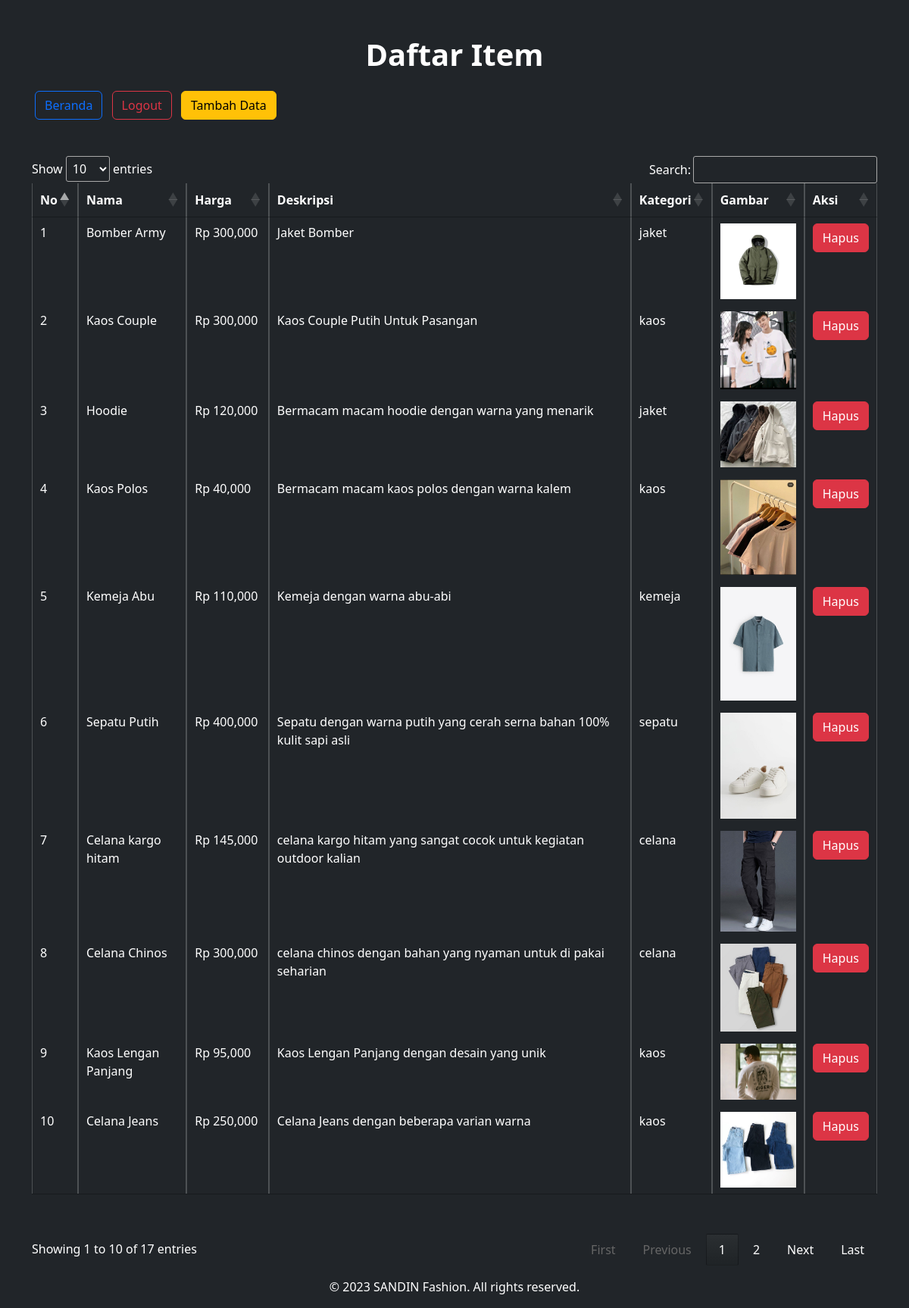
The app's page /list_item.php (signed in) with its own data.
### tables this page shows
CREATE TABLE `katalog` (
  `id` int(11) NOT NULL,
  `nama` varchar(255) NOT NULL,
  `gambar` varchar(255) NOT NULL,
  `harga` decimal(10,2) NOT NULL,
  `deskripsi` text DEFAULT NULL,
  `kategori` varchar(20) NOT NULL
);

### list_item.php (the view, shortened to what this page needs)
<!DOCTYPE html>
<html lang="en">
<head>
    <link rel="stylesheet" href="https://cdn.jsdelivr.net/npm/bootstrap@5.3.2/dist/css/bootstrap.min.css">
    <link rel="stylesheet" href="https://cdn.datatables.net/1.13.7/css/jquery.dataTables.css" />
</head>
<body class="bg-dark text-white">
    <div class="container mt-5">
        <h1 class="text-center mb-4 fw-bolder" style="font-weight: bold !important;">Daftar Item</h1>
        <div class="row mt-3 mb-5">
            <div class="col-md-12">
                <a href="index.php" class="btn btn-outline-primary mx-1">Beranda</a>
                <a href="logout.php" class="btn btn-outline-danger mx-1">Logout</a>
                <a href="backend.php" class="btn btn-warning mx-1">Tambah Data</a>
            </div>
        </div>
        <table id="itemTable" class="table table-bordered table-dark mt-5 mb-5">
            <thead>
                <tr>
                    <th>No</th>
                    <th>Nama</th>
                    <th>Harga</th>
                    <th>Deskripsi</th>
                    <th>Kategori</th>
                    <th>Gambar</th>
                    <th>Aksi</th>
                </tr>
            </thead>
            <tbody>
                <?php
                include('koneksi.php');
                $query = "SELECT * FROM katalog";
                $result = mysqli_query($koneksi, $query);
                $counter = 1;
                while ($row = mysqli_fetch_assoc($result)) {
                    echo "<tr>";
                    echo "<td>" . $counter . "</td>";
                    echo "<td>" . $row['nama'] . "</td>";
                    echo "<td>Rp " . number_format($row['harga']) . "</td>";
                    echo "<td>" . $row['deskripsi'] . "</td>";
                    echo "<td>" . $row['kategori'] . "</td>";
                    echo "<td><img src='uploads/" . $row['gambar'] . "' alt='Gambar' style='max-width: 100px;'></td>";
                    echo "<td><button class='btn btn-danger' onclick='deleteItem(" . $row['id'] . ")'>Hapus</button></td>";
                    echo "</tr>";
                    $counter++;
                }
                ?>
            </tbody>
        </table>
    </div>
</body>
<footer class="text-center py-3">
    &copy; 2023 SANDIN Fashion. All rights reserved.
</footer>
</html>

### records on screen
katalog: nama "Bomber Army", harga "300,000", deskripsi "Jaket Bomber", kategori "jaket", gambar (picture)
katalog: nama "Kaos Couple", harga "300,000", deskripsi "Kaos Couple Putih Untuk Pasangan", kategori "kaos", gambar (picture)
katalog: nama "Hoodie", harga "120,000", deskripsi "Bermacam macam hoodie dengan warna yang menarik", kategori "jaket", gambar (picture)
katalog: nama "Kaos Polos", harga "40,000", deskripsi "Bermacam macam kaos polos dengan warna kalem", kategori "kaos", gambar (picture)
katalog: nama "Kemeja Abu", harga "110,000", deskripsi "Kemeja dengan warna abu-abi", kategori "kemeja", gambar (picture)
katalog: nama "Sepatu Putih", harga "400,000", deskripsi "Sepatu dengan warna putih yang cerah serna bahan 100% kulit sapi asli", kategori "sepatu", gambar (picture)
katalog: nama "Celana kargo hitam", harga "145,000", deskripsi "celana kargo hitam yang sangat cocok untuk kegiatan outdoor kalian", kategori "celana", gambar (picture)
katalog: nama "Celana Chinos", harga "300,000", deskripsi "celana chinos dengan bahan yang nyaman untuk di pakai seharian", kategori "celana", gambar (picture)
katalog: nama "Kaos Lengan Panjang", harga "95,000", deskripsi "Kaos Lengan Panjang dengan desain yang unik", kategori "kaos", gambar (picture)
katalog: nama "Celana Jeans", harga "250,000", deskripsi "Celana Jeans dengan beberapa varian warna", kategori "kaos", gambar (picture)
